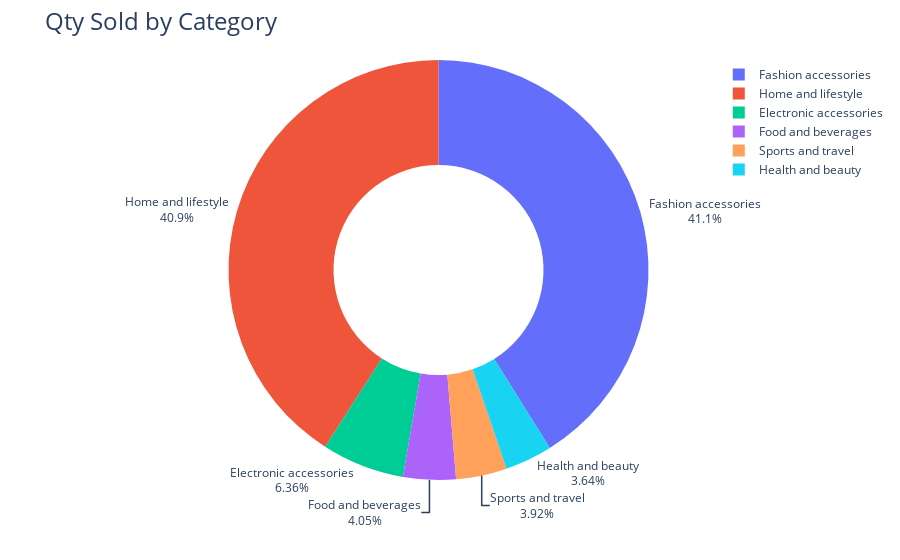

The notebook cell this image was saved under:
### Code cell
fig=px.pie(qty_Sold_by_category, values="quantity",names="category", hole=0.5)
fig.update_traces(textposition="outside",textinfo="percent+label")
fig.update_layout(title_text=" Qty Sold by Category",title_font=dict(size=24))
fig.show()

### Figure 1 — Plotly figure (JSON) as saved in the notebook; plotly's stock layout.template omitted (floating-point values rounded to 4 significant figures)
{"data": [{"domain": {"x": [0, 1], "y": [0, 1]}, "hole": 0.5, "hovertemplate": "category=%{label}<br>quantity=%{value}<extra></extra>", "labels": ["Electronic accessories", "Fashion accessories", "Food and beverages", "Health and beauty", "Home and lifestyle", "Sports and travel"], "legendgroup": "", "name": "", "showlegend": true, "textinfo": "percent+label", "textposition": "outside", "type": "pie", "values": [1494, 9653, 952, 854, 9610, 920]}], "layout": {"legend": {"tracegroupgap": 0}, "margin": {"t": 60}, "title": {"font": {"size": 24}, "text": " Qty Sold by Category"}}}
